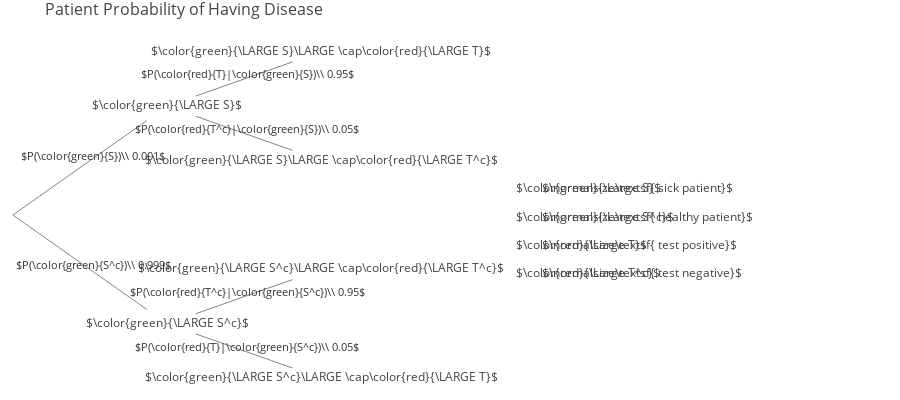

Notebook source saved alongside this figure:
### Markdown cell above
**Radar Example: Models based on conditional probabilities**

Event $\color{blue}{A}$: Airplane is flying above.

Event $\color{red}{B}$: Something registers on radar screen.

$P(\color{blue}{A}|\color{red}{B}) = \frac{P(\color{blue}{A}\cap\color{red}{B})}{P(\color{red}{B})}$ $\quad$ $\text{ equals}$ $\quad$ $P(\color{red}{B}|\color{blue}{A}) = \frac{P(\color{blue}{A}\cap\color{red}{B})}{P(\color{blue}{A})}$

$P(\color{red}{B}|\color{blue}{A}) \times P(\color{blue}{A})  = P(\color{blue}{A}\cap\color{red}{B})$

Looking at the probabilities of $P(\color{blue}{A})$ and $P(\color{red}{B}|\color{blue}{A})$:

* $P(\color{red}{B}|\color{blue}{A}) = 0.05 \times 0.99$

>$P(\color{red}{B}|\color{blue}{A}) = 0.0495$

* $P(\color{red}{B}) = 0.0495 + (0.95 \times 0.1)$

>$P(\color{red}{B}) = 0.1445)$ 

* $P(\color{blue}{A}|\color{red}{B}) = \frac{P(\color{blue}{A}\cap\color{red}{B})}{P(\color{red}{B})} = \frac{0.0495} {0.1445} = 0.34 = 34\%$

34% probability that there is a plane on the sky when the radar detects one is very low for a radar that detects a plane 99 percent of the time. The discussion about this issue continues later.

**Multiplication rule**

$P(\color{blue}{A^c}\cap\color{red}{B}\cap\color{#FF7E00}{C^c})$

The above expression can be rearranged as:

$= P(\color{blue}{A^c}\cap\color{red}{B})P(\color{#FF7E00}{C^c}|\color{blue}{A^c}\cap\color{red}{B})$

The above expression can be simplified as the multiplication of the prob. of the first event happening times the product(multiplication) of all the other events happening:

$= P(\color{blue}{A^c})\cdot P(\color{red}{B}|\color{blue}{A^c}) P(\color{#FF7E00}{C^c}|\color{blue}{A^c}\cap\color{red}{B})$

For  more events the rule holds:

$P(A_1\cap A_2\cap ...A_n)$   =   
$P(A_1)\displaystyle\prod_{i=2}^{n} P(A_i| A_1\cap...\cap A_{i-1})$

**Total Probability Theorem**

$P(\color{red}{B}) = \displaystyle\sum_{i}\color{blue}{P(A_i)}\color{red}{P(B|A_i)}$  
(The above equation returns a weighted average of $P(B|A_i)$)

#### [Bayes' Rule](#TOC)<a class="anchor" id="U2BR"></a>

- Systematic approach of incorporating new evidence and learning from experience.
- Make an inference of the probability of event $A_i$ ocurring given event $B$ has occurred, that is, when we can calculate the probability of $B$ in the direction $P(B|A_i)$ then we can infer the probability of $A_i$ in direction $P(A_i|B)$. If, at the end of the 'branch' we find $B$ occurred, what is the probability that $A_i$ also ocurred?

'Revised beliefs given that $B$ occurred.'

Bayes' is a simple calculation dividing the multiplication rule by the Total Probability Theorem: $$P(A_i|B) = \frac{\color{blue}{P(A_i)}\color{red}{P(B|A_i)}}{\displaystyle\sum_{j}\color{blue}{P(A_j)}\color{red}{P(B|A_j)}}$$

#### Exercise: Bayes' rule and the false-positive puzzle

A test for a certain rare disease is assumed to be correct  95%  of the time: if a person has the disease, the test result is positive with probability  0.95 , and if the person does not have the disease, the test result is negative with probability  0.95 . A person drawn at random from a certain population has probability  0.001  of having the disease.

1. Find the probability that a random person tests positive. (This answer will require an accuracy of 4 decimal places.)
2. Given that the person just tested positive, what is the probability he actually has the disease?

### Code cell
#Answers

test_nodes = {0:('',[1,2]),
            1:('$\color{green}{\LARGE S}$',[3,4]), #Patient is positive
            2:('$\color{green}{\LARGE S^c}$',[5,6]), #Patient is negative
            3:('$\color{green}{\LARGE S}\LARGE \cap\color{red}{\LARGE T}$',None), #Patient positive, Test positive
            4:('$\color{green}{\LARGE S}\LARGE \cap\color{red}{\LARGE T^c}$',None),#Patient positive, Test negative
            5:('$\color{green}{\LARGE S^c}\LARGE \cap\color{red}{\LARGE T^c}$',None),#Patient neg, Test neg
            6:('$\color{green}{\LARGE S^c}\LARGE \cap\color{red}{\LARGE T}$',None)}#Patient neg, Test pos

puzzle_edges_labls = {'01':'$P(\color{green}{S})\\\ 0.001$',
                   '02':'$P(\color{green}{S^c})\\\ 0.999$',
                   '13':'$P(\color{red}{T}|\color{green}{S})\\\ 0.95$',
                   '14':'$P(\color{red}{T^c}|\color{green}{S})\\\ 0.05$',
                   '25':'$P(\color{red}{T^c}|\color{green}{S^c})\\\ 0.95$',
                   '26':'$P(\color{red}{T}|\color{green}{S^c})\\\ 0.05$'}

puzzle_edge_weights = {'01':0.001,'02':0.999,'13':0.95,'14':0.05,'25':0.95,'26':0.05}

puzzle_legend = {'$\color{green}{\Large S}$':r'$\normalsize\textsf{ sick patient}$',
              '$\color{green}{\Large S^c}$':r'$\normalsize\textsf{ healthy patient}$',
              '$\color{red}{\Large T}$':r'$\normalsize\textsf{ test positive}$',
              '$\color{red}{\Large T^c}$':r'$\normalsize\textsf{ test negative}$'}

B_puzzle_tree = TreeGraph(orientation='h',root=test_nodes[0][0],spread=2,gap=0.12,
              nodes=test_nodes,edge_weights=puzzle_edge_weights,edge_labels=puzzle_edges_labls)

B_puzzle_tree.generic_plotly_plot("Patient Probability of Having Disease", 
                    title_pos=0.05, height=400, width=None, legend=True, legend_labels=puzzle_legend)

display_math(r'\text{Answer 1. }\,P(T)=(0.001\times 0.95) + (0.999\times 0.05)=%.4f\\ \text{Answer 2. }\, \
P(S|T)=\frac{P(S\cap T)}{P(T)}=\frac{0.001\times 0.95}{0.0509}=%.4f' 
             %((0.001*0.95)+(0.999*0.05),(0.001*0.95)/0.0509))


display_math(r'\text{Path from ROOT to }%s\text{ has a product of: %.5f}\\\text{Path from ROOT to }%s \
             \text{ has a product of: %.5f}' 
             % (test_nodes[3][0].strip('$').replace('\LARGE',''), #.strip() removes leading and trailing characters
                B_puzzle_tree.paths_product(0,3),test_nodes[6][0].strip('$').replace('\LARGE',''),
                B_puzzle_tree.paths_product(0,6)))

### Figure 1 — Plotly figure (JSON) as saved in the notebook; plotly's stock layout.template omitted (floating-point values rounded to 4 significant figures)
{"data": [{"marker": {"color": [], "showscale": false, "size": 0}, "mode": "text", "text": [], "type": "scatter", "uid": "7f556034-67c0-4115-adbf-1025be20432e", "x": [0], "y": [0.5]}, {"line": {"color": "#777", "width": 0.9}, "mode": "lines", "text": [], "type": "scatter", "uid": "102c2052-8f8d-4504-b360-55ab5106f349", "x": [0, 0.12, null, 0, 0.12, null, 0.12, 0.24, null, 0.12, 0.24, null, 0.12, 0.24, null, 0.12, 0.24, null], "y": [0.5, 1, null, 0.5, 0, null, 1, 1.25, null, 1, 0.75, null, 0, 0.25, null, 0, -0.25, null]}, {"marker": {"color": ["white", "white", "white", "white", "white", "white"], "showscale": false, "size": 70, "symbol": "diamond-wide"}, "mode": "markers+text", "name": "Nodes", "showlegend": false, "text": ["$\\color{green}{\\LARGE S}$", "$\\color{green}{\\LARGE S^c}$", "$\\color{green}{\\LARGE S}\\LARGE \\cap\\color{red}{\\LARGE T}$", "$\\color{green}{\\LARGE S}\\LARGE \\cap\\color{red}{\\LARGE T^c}$", "$\\color{green}{\\LARGE S^c}\\LARGE \\cap\\color{red}{\\LARGE T^c}$", "$\\color{green}{\\LARGE S^c}\\LARGE \\cap\\color{red}{\\LARGE T}$"], "textfont": {"size": 12}, "type": "scatter", "uid": "8f4249b1-84e8-4ed8-9ad9-23769a00bbda", "x": [0.12, 0.12, 0.24, 0.24, 0.24, 0.24], "y": [1, 0, 1.25, 0.75, 0.25, -0.25]}], "layout": {"annotations": [{"showarrow": false, "text": "$\\color{green}{\\Large S}$", "x": 0.39, "xanchor": "left", "y": 0.625}, {"showarrow": false, "text": "$\\normalsize\\textsf{ sick patient}$", "x": 0.41, "xanchor": "left", "y": 0.625}, {"showarrow": false, "text": "$\\color{green}{\\Large S^c}$", "x": 0.39, "xanchor": "left", "y": 0.495}, {"showarrow": false, "text": "$\\normalsize\\textsf{ healthy patient}$", "x": 0.41, "xanchor": "left", "y": 0.495}, {"showarrow": false, "text": "$\\color{red}{\\Large T}$", "x": 0.39, "xanchor": "left", "y": 0.365}, {"showarrow": false, "text": "$\\normalsize\\textsf{ test positive}$", "x": 0.41, "xanchor": "left", "y": 0.365}, {"showarrow": false, "text": "$\\color{red}{\\Large T^c}$", "x": 0.39, "xanchor": "left", "y": 0.235}, {"showarrow": false, "text": "$\\normalsize\\textsf{ test negative}$", "x": 0.41, "xanchor": "left", "y": 0.235}, {"align": "center", "arrowsize": 1, "arrowwidth": 1, "ax": 3, "ay": -5, "borderpad": 1, "font": {"color": "#333", "size": 11}, "showarrow": true, "text": "$P(\\color{green}{S})\\\\ 0.001$", "x": 0.06, "xref": "x", "y": 0.75, "yref": "y"}, {"align": "center", "arrowsize": 1, "arrowwidth": 1, "ax": 3, "ay": -5, "borderpad": 1, "font": {"color": "#333", "size": 11}, "showarrow": true, "text": "$P(\\color{green}{S^c})\\\\ 0.999$", "x": 0.06, "xref": "x", "y": 0.25, "yref": "y"}, {"align": "center", "arrowsize": 1, "arrowwidth": 1, "ax": 3, "ay": -5, "borderpad": 1, "font": {"color": "#333", "size": 11}, "showarrow": true, "text": "$P(\\color{red}{T}|\\color{green}{S})\\\\ 0.95$", "x": 0.18, "xref": "x", "y": 1.125, "yref": "y"}, {"align": "center", "arrowsize": 1, "arrowwidth": 1, "ax": 3, "ay": -5, "borderpad": 1, "font": {"color": "#333", "size": 11}, "showarrow": true, "text": "$P(\\color{red}{T^c}|\\color{green}{S})\\\\ 0.05$", "x": 0.18, "xref": "x", "y": 0.875, "yref": "y"}, {"align": "center", "arrowsize": 1, "arrowwidth": 1, "ax": 3, "ay": -5, "borderpad": 1, "font": {"color": "#333", "size": 11}, "showarrow": true, "text": "$P(\\color{red}{T^c}|\\color{green}{S^c})\\\\ 0.95$", "x": 0.18, "xref": "x", "y": 0.125, "yref": "y"}, {"align": "center", "arrowsize": 1, "arrowwidth": 1, "ax": 3, "ay": -5, "borderpad": 1, "font": {"color": "#333", "size": 11}, "showarrow": true, "text": "$P(\\color{red}{T}|\\color{green}{S^c})\\\\ 0.05$", "x": 0.18, "xref": "x", "y": -0.125, "yref": "y"}], "autosize": true, "height": 400, "hovermode": "closest", "margin": {"b": 0, "l": 0, "r": 0, "t": 30}, "showlegend": false, "title": {"font": {"size": 16}, "text": "Patient Probability of Having Disease", "x": 0.05}, "width": 900, "xaxis": {"range": [-0.01, 0.69], "showgrid": false, "showticklabels": false, "zeroline": false}, "yaxis": {"range": [-0.35, 1.35], "showgrid": false, "showticklabels": false, "zeroline": false}}}
